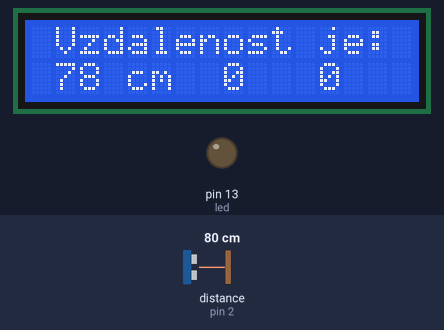
The sketch below on a simulated Arduino Uno, built with avr-gcc and run on an emulated ATmega328P. Shown: 16×2 character LCD, output pins drawn as LEDs (lit = HIGH). Wiring (inferred from the names in the program): ultrasonic range finder: trigger pin 3; echo pin 2. The inputs (shaded band) are chosen by the test bench; at power-on: distance to the obstacle (sensor on pin 2) 80 cm. The echo pulse lasts 58.3 µs per cm; pins used as bus, display or sensor lines are not drawn.

Above: at 1.2 s.
1.3 s: distance to the obstacle (sensor on pin 2) set to 13 cm
At 2.6 s:
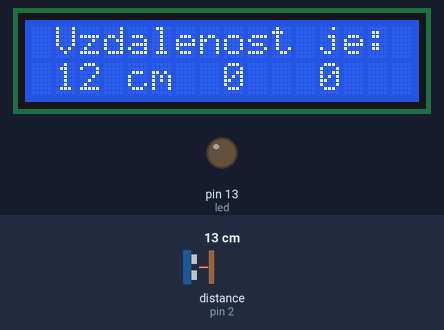
2.9 s: distance to the obstacle (sensor on pin 2) set to 10 cm
At 3.29 s:
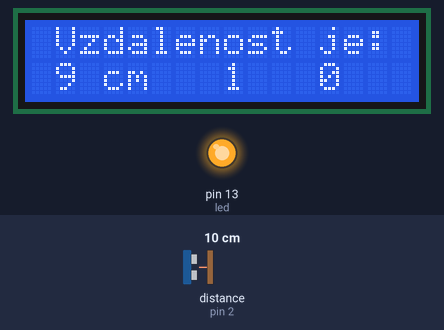
5.4 s: distance to the obstacle (sensor on pin 2) set to 9 cm
At 5.78 s:
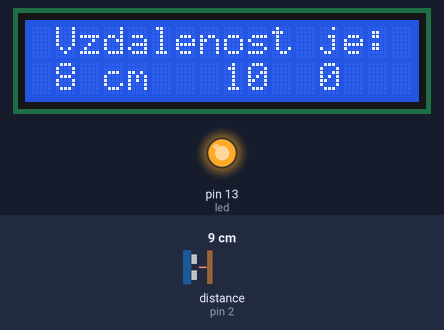
Timing chart, 0 to 8.4 s (numbered marks = the images above; inputs shaded):
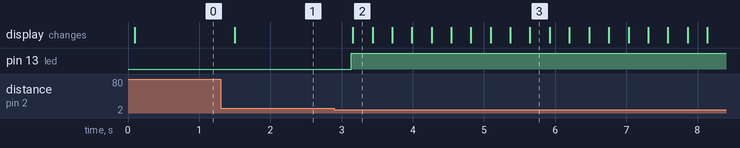

Measured:
- the behaviour switches between 12 and 11 cm on distance to the obstacle (sensor on pin 2) (found by bisection; images 1 and 2)
- after the input at 1.3 s, the display: changes after 0.20 s (image 1)
- after the input at 2.9 s, pin 13 (led): LOW → HIGH after 0.23 s; the display: changes after 0.26 s (image 2)

The sketch:

ARD_LCD_USM_beta.ino
```cpp
#include <Wire.h>
#include <LiquidCrystal_I2C.h>

// vytvoří objekt lcd a nastaví jeho adresu
// 0x20 a 16 zanků na 2 řádcích
LiquidCrystal_I2C lcd(0x27,16,2);
// specifikace pinů
int pTrig = 3;
int pEcho = 2;
// inicializace promněnných
int odezva;
int vzdalenost;
int obsazenost = 0;
int led = 13;
int body = 0;


void setup()
{
  lcd.begin();// inicializuje displej

  lcd.backlight(); // zapne podsvětlení
// nastavení pinů modulu
  pinMode(pTrig, OUTPUT);
  pinMode(pEcho, INPUT);
// Rychlost komunikace (9600 baud)
  Serial.begin(9600);
// Nastavení LED
  pinMode(led, OUTPUT);
}

void loop()
{
odezva = mereni(odezva);  // Změří vzdálenost
vzdalenost = count(odezva); // Vypočítá hodnotu vzdálenosti
body = ob_count(vzdalenost, body); // Přiřadí hodnotu z rozsahu
obsazenost = prepocet(body, obsazenost);
zobrazeni(vzdalenost, body, obsazenost); // Zobrazí na displeji

}

// Funkce počítající vzdálenost objektu

       int count(int x){
        int y;
        y = x*0.034/2;
        return y;
       }

// Funkce určující rozsah a ohodnocení

      int ob_count(int x, int o){
        if ( x > 10){
           digitalWrite(led, LOW);
           o = 0;
        }
        else if (x < 8) {
           digitalWrite(led, LOW);
           o = 0;
        }
        else {
          o++;
          digitalWrite(led, HIGH);
        }
        return o;
      }

// Funkce měření vzdálenosti

      int mereni(int echo){
          digitalWrite(pTrig, LOW);
          delayMicroseconds(2);
          digitalWrite(pTrig, HIGH);
          delayMicroseconds(10);
          digitalWrite(pTrig, LOW);
          echo = pulseIn(pEcho, HIGH);
          return echo;
}

// Funkce zobrazující informace na LCD

      int zobrazeni(int vz, int bo, int ob){
            lcd.clear();
            lcd.setCursor(1,0);
            lcd.print("Vzdalenost je:");
            lcd.setCursor(1,1);
            lcd.print(vz);
            lcd.print(" cm");
            lcd.setCursor(8,1);
            lcd.print(bo);
            lcd.setCursor(12,1);
            lcd.print(ob);
            delay(250);
      }

 // Funkce přepočtu bodů na obsazenost

      int prepocet(int bo, int ob){
            if ( body == 50 ) {
                ob++;
             }
             else {
             }
       return ob;
  }
```
